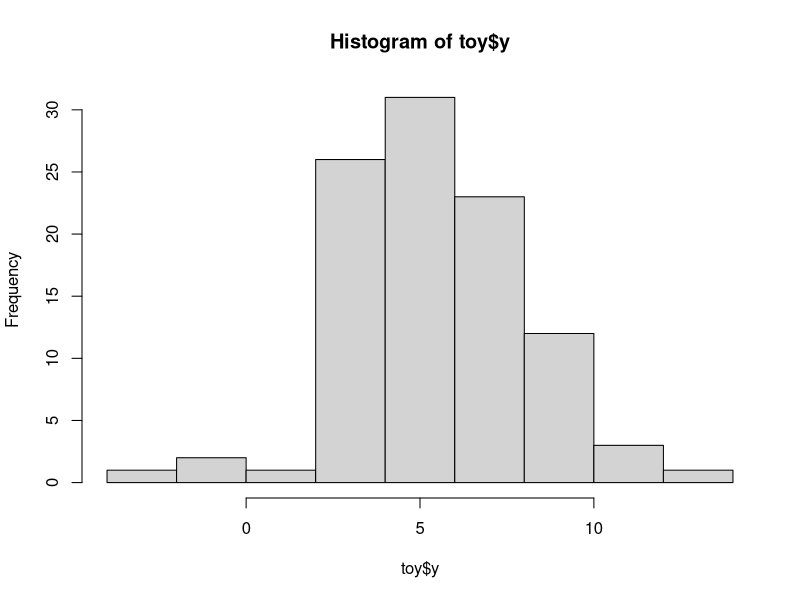
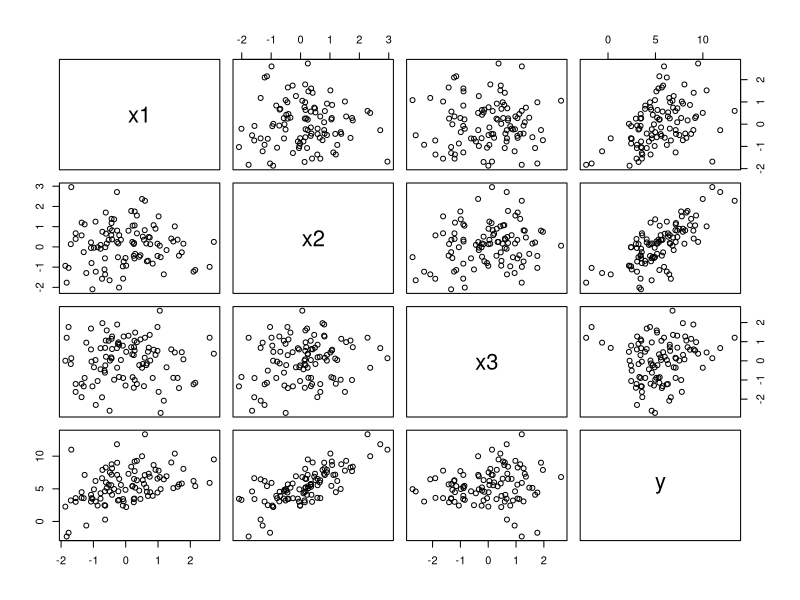
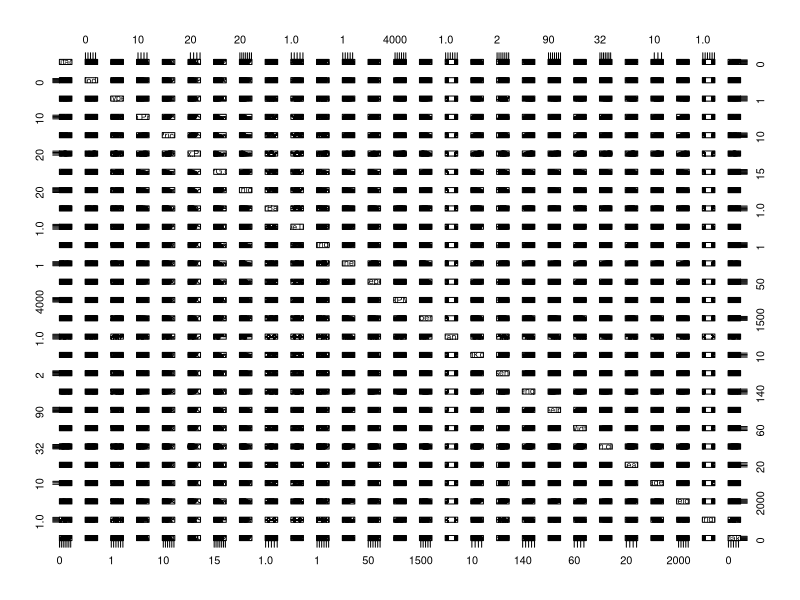
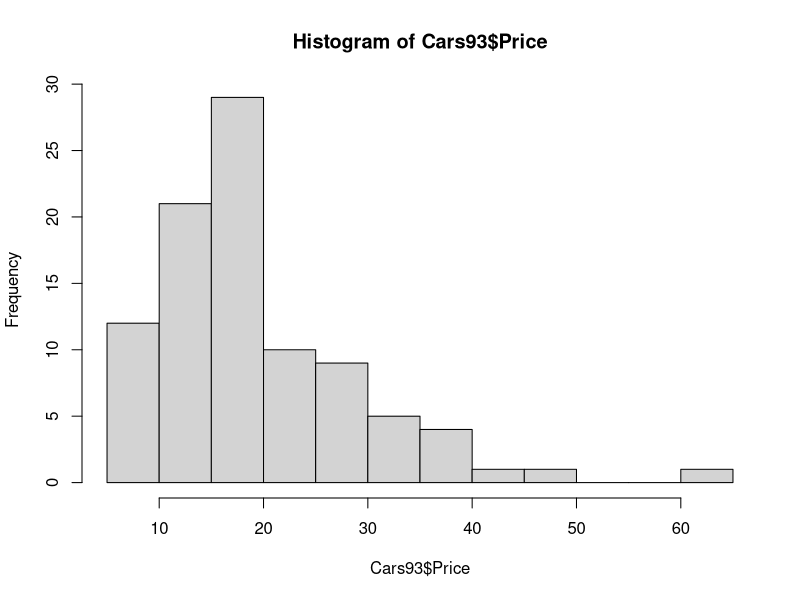
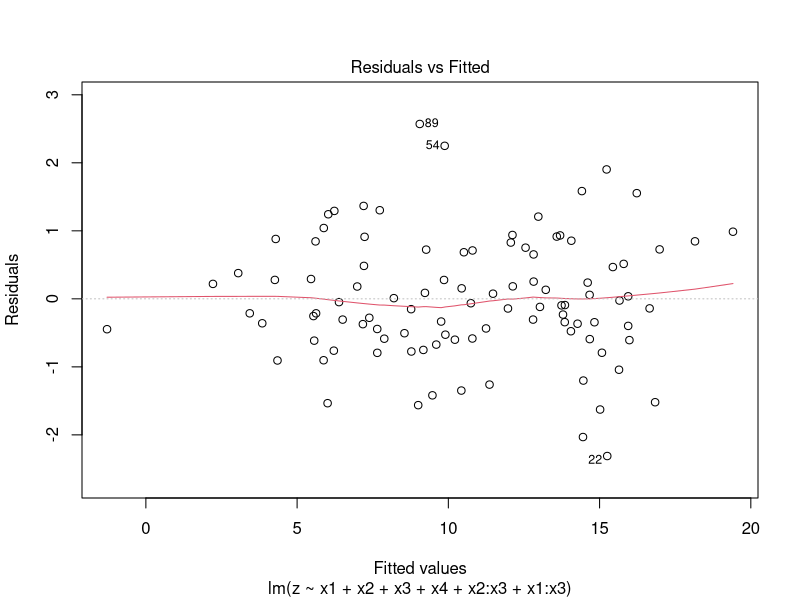
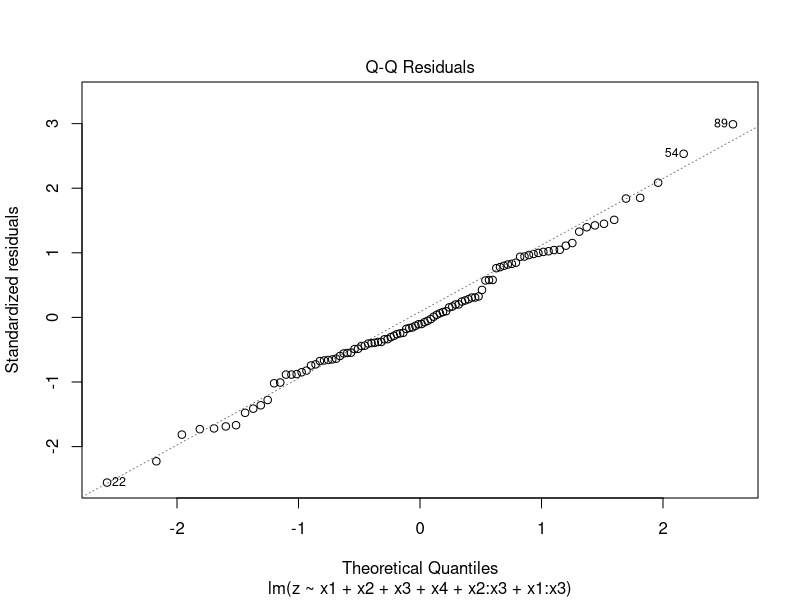
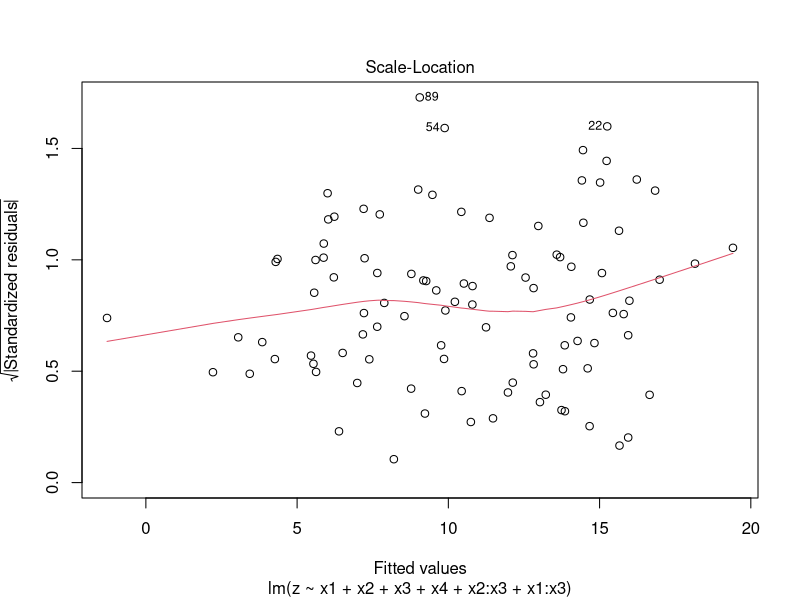
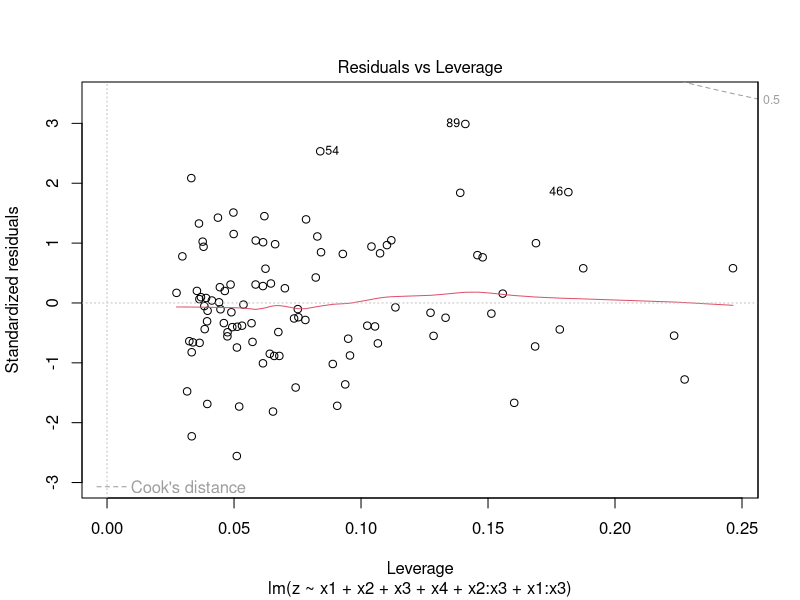

The R source for these figures, in order: (Note: this script raises an error after producing the figures.)
### Linear Regression -------------------------------------------------
#> toy example --------------------------------------------------------
# generate data
n <- 100
set.seed(2018)  # set the random number generator seed
toy <- data.frame(x1 = rnorm(n=n, mean=0, sd=1),
                  x2 = rnorm(n=n, mean=0, sd=1),
                  x3 = rnorm(n=n, mean=0, sd=1)
)
toy$y <- 5 + toy$x1 + 2*toy$x2 + toy$x2*toy$x3 + rnorm(n=n, mean=0, sd=1)
# data exploration:
summary(toy)
cor(toy)
hist(toy$y)
pairs(toy)

# fit a model
toy.lm1 <- lm(formula=y ~ x1 + x2 + x3, data=toy)
# model outputs
toy.lm1
summary(toy.lm1)

#> practice 1 --------------------------------------------------------
# to use Cars93 data set
require(MASS)
# Data exploration
summary(Cars93)
pairs(Cars93)
cor(Cars93$Horsepower, Cars93$Weight)
hist(Cars93$Price)
# fit the model
car.lm1 <- lm(formula=Price ~ Horsepower + Weight, data=Cars93)
# variable statistical significance
summary(car.lm1) 
#> write R formulas --------------------------------------------------------
# use all variables
lm(y ~ ., data=toy)
# add variable interactions
lm(y ~ . + x1:x2 + x1:x3 + x2:x3, data=toy)
# or equivalently
lm(y ~ (x1 + x2 + x3)^2, data=toy)
lm(y ~ . + .^2, data=toy)
# add all possible interactions
lm(y ~ x1*x2*x3, data=toy)
# the above is equivalent with
lm(y ~ (x1 + x2 + x3)^3, data=toy)
# remove intercept
lm(y ~ x1*x2*x3 - 1, data=toy)
# remove a variable
lm(y ~ x1*x2*x3 - x3, data=toy)
# remove all variables
lm(y ~ x1*x2*x3 - ., data=toy)
# formulas are evaluated from left to right. 
# the below commands produce different models:
lm(y ~ . + x1*x2*x3 - (x1+x2+x3)^2, data=toy)
lm(y ~ x1*x2*x3 - (x1+x2+x3)^2 + ., data=toy)
# add arithmetic operations [see the difference without I()]:
lm(log(abs(y)) ~ x1 + x2 + I(x2^2) + I(x2*x3), data=toy)
lm(log(abs(y)) ~ x1 + x2 + x2^2 + x2*x3, data=toy)
#> practice 2 --------------------------------------------------------
# fit the model with interaction and log-transform
car.lm2 <- lm(formula=log(Price) ~ Horsepower*Weight, data=Cars93)
# variable statistical significance
summary(car.lm2) 
#> use categorical variables --------------------------------------------------
# add a categorical variable to the toy data frame
set.seed(7)
toy$x4 <- sample(x=c('a','b','c'), size=n, replace=TRUE)
#toy$x4 <- as.factor(toy$x4)
toy$z <- unlist(apply(X=toy, MARGIN=1, FUN=function(x) 
  if (x[5]=='a') return(as.numeric(x[4]))
  else if (x[5]=='b') as.numeric(x[4]) + 5
  else if (x[5]=='c') as.numeric(x[4]) + 10
  ))
# fit a model for z against x's
toy.lm2 <- lm(z ~ . - y, data=toy)
toy.lm2
#> stepwise regression --------------------------------------------------------
toy.lm3 <- step(object=toy.lm2, scope=~ .^2)
summary(toy.lm3)
#> diagnostics tools --------------------------------------------------------
# basic plot
plot(toy.lm3)
# see more tools:
methods(class='lm')
toy.lm3.infl <- influence.measures(toy.lm3)
summary(toy.lm3.infl)
#> predictions ------------------------------------------------------------
predict(object=toy.lm3, newdata=toy)
predict(object=toy.lm3, newdata=toy, interval = "prediction")
predict(object=toy.lm3, newdata=toy, interval = "confidence")
#> practice 3 -------------------------------------------------------------
# fit the initial model
car.lm3 <- lm(log(Price) ~ Horsepower + Weight + AirBags, data=Cars93)
# stepwise regression
car.lm4 <- step(car.lm3, ~ + .^2)
summary(car.lm4)
# diagnostc plots
plot(car.lm4)
# compute residuals
log(Cars93$Price) - predict(object=car.lm4, newdata=Cars93)
residuals(car.lm4)

### Binary Logistic Regression ----------------------------------------------
#> Iris dataset ----------------------------------------------
summary(iris)
pairs(iris)
cor(iris[,-5])
#> model fitting ----------------------------------------------
iris.glm1 <- glm(formula=Species != "virginica" ~ ., 
                 family=binomial, data=iris)
?family # see supported distribution and link functions
#> model outputs & diagnostic toolsplot(iris.glm1)
iris.glm1
summary(iris.glm1)
plot(iris.glm1)
methods(class='glm')
#> predictions ----------------------------------------------
iris.glm1_logodd <- predict(iris.glm1, iris, type='link')
iris.glm1_prob <- predict(iris.glm1, iris, type='response')
#> practice 4 ----------------------------------------------
iris.glm2 <- glm(formula=Species != "versicolor" ~ ., 
                 family=binomial, data=iris)
summary(iris.glm2)
iris.glm2_prob <- predict(iris.glm2, iris, type='response')

### Multilevel Regression --------------------------------------
#> install the 'lme4' package and load it into the enviroment  ----
install.packages('lme4')
require(lme4)
#> data exploration --------------------------------------
str(sleepstudy)
summary(sleepstudy)
require(lattice)
xyplot(Reaction ~ Days | Subject, sleepstudy, pch= 20, layout=c(9,2),
       panel = function(x, y) {
         panel.grid(h = -1, v = 2)
         panel.xyplot(x, y)
         panel.loess(x, y, span=1)
       })
#> fit the model  --------------------------------------
sleep.lmer1 <- lmer(formula=Reaction ~ Days + (Days | Subject), data=sleepstudy)
#> model outputs and predictions  --------------------------------------
summary(sleep.lmer1)
fixef(sleep.lmer1)
ranef(sleep.lmer1)
coef(sleep.lmer1)
predict(sleep.lmer1, sleepstudy)
#> basic diagnostic plots  --------------------------------------
plot(sleep.lmer1, type = c("p", "smooth"))
plot(sleep.lmer1, sqrt(abs(resid(.))) ~ fitted(.), type = c("p", "smooth"))
qqmath(sleep.lmer1, id = 0.05)
#> practice 5 --------------------------------------
# varying-intercept with fixed-slope model
sleep.lmer2 <- lmer(formula=Reaction ~ Days + (1 | Subject), data=sleepstudy)
summary(sleep.lmer2)
fixef(sleep.lmer2)
ranef(sleep.lmer2)
coef(sleep.lmer2)
sleepstudy$Reaction - predict(sleep.lmer2, sleepstudy)
plot(sleep.lmer2, type = c("p", "smooth"))
plot(sleep.lmer2, sqrt(abs(resid(.))) ~ fitted(.), type = c("p", "smooth"))
qqmath(sleep.lmer2, id = 0.05)
# varying-intercept with fixed-mean model 
sleep.lmer3 <- lmer(formula=Reaction ~ 1 + (1 | Subject), data=sleepstudy)
summary(sleep.lmer3)
fixef(sleep.lmer3)
ranef(sleep.lmer3)
coef(sleep.lmer3)
sleepstudy$Reaction - predict(sleep.lmer3, sleepstudy)
plot(sleep.lmer3, type = c("p", "smooth"))
plot(sleep.lmer3, sqrt(abs(resid(.))) ~ fitted(.), type = c("p", "smooth"))
qqmath(sleep.lmer3, id = 0.05)

### Regression Trees --------------------------------------
# install the 'rpart' package and load it into the enviroment
install.packages('rpart')
require(rpart)
# see current parameter setting
rpart.control()
# set new parameters for rpart
control <- rpart.control(cp=0.01, max.depth=10)
# grow a regression tree
car.tree1 <- rpart(Price ~ . , data=Cars93[, -c(1, 2, 4, 6, 27)], 
                   method="anova", control=control)
# model outputs
car.tree1
summary(car.tree1)
plot(car.tree1, uniform=FALSE, branch=1, margin=rep(.1, 4))
text(car.tree1, use.n = TRUE)
#> practice 6--------------------------------------
control <- rpart.control(cp=0.001)
#set.seed(1)
car.tree2 <- rpart(Price ~ . , data=Cars93[, -c(1, 2, 4, 6, 27)], 
                   method="anova", control=control)
plot(car.tree2, uniform=FALSE, branch=1, margin=rep(.1, 4))
text(car.tree2, use.n = TRUE)
summary(car.tree2)
#> tree pruning and predictions --------------------------------------
# plot (relative) CV error against complexity parameter (or tree size)
plotcp(car.tree2)
# tree pruning
car.tree3 <- prune(car.tree2, cp=.017)
plot(car.tree3, uniform=FALSE, branch=1, margin=rep(.1, 4))
text(car.tree3, use.n = TRUE)
# predictions
predict(object=car.tree3, newdata=Cars93, type='vector')
newob <- Cars93[1:2,]
for (i in 1:ncol(Cars93)) newob[1, i] <- NA
newob[1,]$EngineSize <- 5
predict(object=car.tree3, newdata=newob[1,], type='vector')
#> practice 7 --------------------------------------------------------------
plotcp(car.tree3)
car.tree4 <- prune(car.tree3, cp=.023)
Cars93$Price - predict(object=car.tree4, newdata=Cars93, type='vector')
residuals(car.tree4)
#> Regression Tree Diagnostics --------------------------------------------------------------
car.tree5 <- rpart(Price ~ Horsepower + Weight , data=Cars93, control=control)
plotcp(car.tree5)
res <- residuals(car.tree5)
plot(Cars93$Price, res)
car.tree6 <- rpart(res ~ ., data=Cars93[,-c(1, 2, 4, 5, 6, 27)])
plot(car.tree6, uniform=FALSE, branch=1, margin=rep(.1, 4)); text(car.tree6, use.n = TRUE)
car.tree7 <- rpart(res ~ Wheelbase + Turn.circle, data=Cars93)
plot(car.tree7, uniform=FALSE, branch=1, margin=rep(.1, 4)); text(car.tree7, use.n = TRUE)
### Decision Trees --------------------------------------------------------------
#> tree fitting and outputs ---------------------------------------
control <- rpart.control(cp=0.001)
iris.tree1 <- rpart(Species ~ ., data=iris, method='class', control=control)
iris.tree1
summary(iris.tree1)
plot(iris.tree1, uniform=FALSE, branch=1, margin=rep(.1, 4))
text(iris.tree1, use.n = TRUEE)
plotcp(iris.tree1)
#> predictions ---------------------------------------
predict(iris.tree1, iris, type="prob")
predict(iris.tree1, iris, type="class")
residuals(iris.tree1)
residuals(iris.tree1, type="pearson")
residuals(iris.tree1, type="deviance")
#> practice ---------------------------------------
control <- rpart.control(minsplit=10, cp=0.01, xval=5)
iris.tree2 <- rpart(Species ~ ., data=iris, method='class', control=control)
plotcp(iris.tree2)
iris.tree3 <- prune(iris.tree2, cp=.1)
iris.tree3
summary(iris.tree3)
plot(iris.tree3, uniform=FALSE, branch=1, margin=rep(.1, 4))
text(iris.tree3, use.n = TRUE)
predict(iris.tree3, iris, type="class")
### Random Forests ------------------------------------------------------------------
#> install the 'randomForest' package and load it into the enviroment
install.packages("randomForest")
require(randomForest)
#> fit a random forest --------------------------------------------------------------
iris.rf1 <- randomForest(Species ~ ., data=iris, ntree=100, mtry=2, importance=TRUE)
iris.rf1
#> plots --------------------------------------------------------------------------
plot(iris.rf1)
varImpPlot(iris.rf1)
partialPlot(x=iris.rf1, pred.data=iris, x.var=Petal.Width, which.class="versicolor")
#> predictions  -----------------------------------------------------------------
predict(object=iris.rf3, newdata=iris, type='response')
predict(object=iris.rf3, newdata=iris, type='prob')
#> some other tools --------------------------------------------------
# add more trees
iris.rf2 <- grow(iris.rf1, how.many=100)
iris.rf2
# combine two random forests
iris.rf3 <- combine(iris.rf1, iris.rf2)
iris.rf3
# find optimal mtry
tuneRF(iris[,-5], iris[,5], mtryStart=1, stepFactor = 2)
#> practice 9 --------------------------------------------------------------
class(Cars93$Price)
cars <- rfImpute(Price ~ ., data=Cars93[, -c(1, 2, 4, 6, 27)], iter=5, ntree=300)
tuneRF(cars[,-1], cars[,1], mtryStart=1, stepFactor = 2)
car.rf1 <- randomForest(Price ~ ., data=cars, ntree=300, mtry=2, importance=TRUE)
car.rf1 # random forest outputs
plot(car.rf1) # plot OOB MSE against ntree
varImpPlot(car.rf1) # variable importance
partialPlot(x=car.rf1, pred.data=cars, x.var=Horsepower)
cars$Price - predict(object=car.rf1, newdata=cars, type='response')

